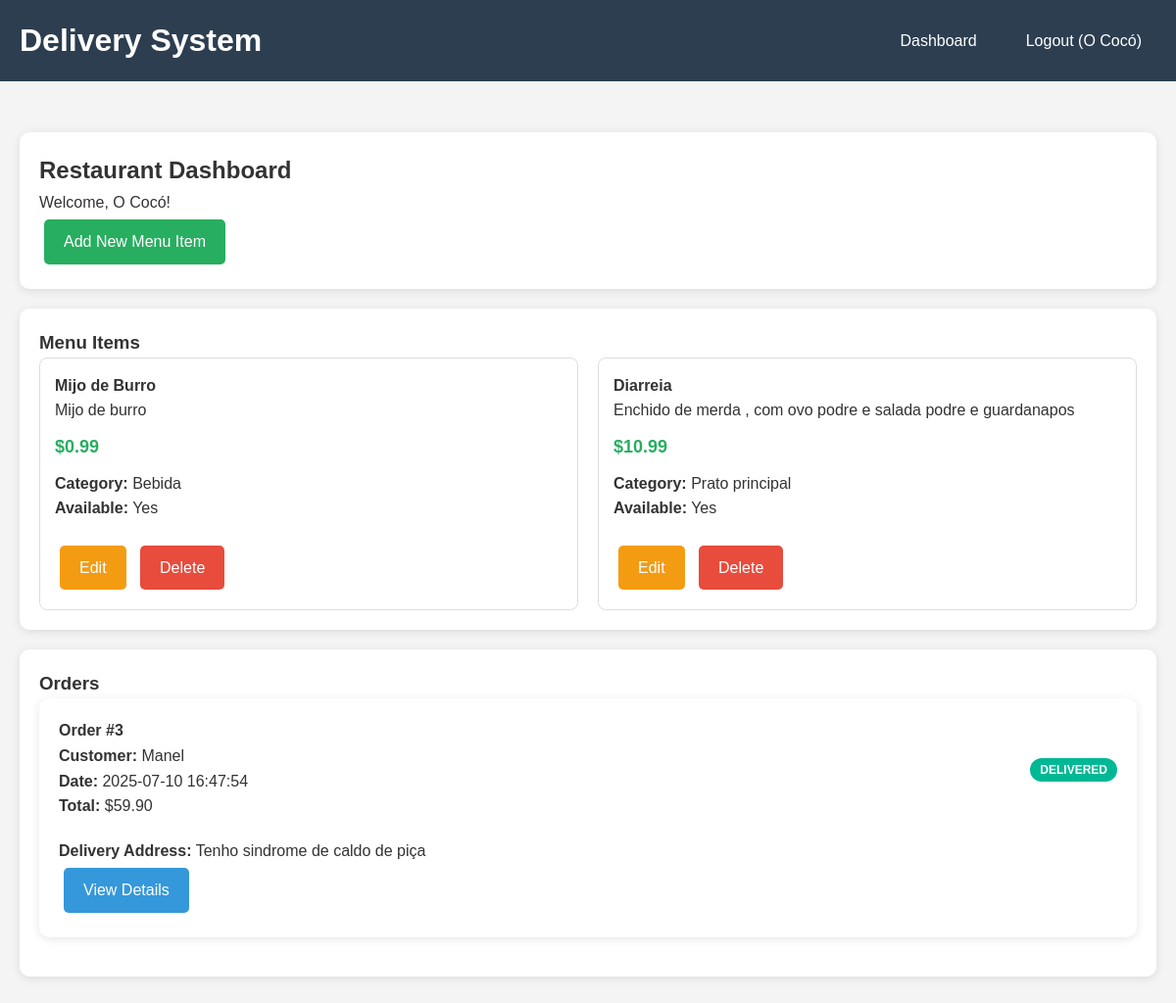
Page /restaurant_dashboard (signed in) on the earlier database version.
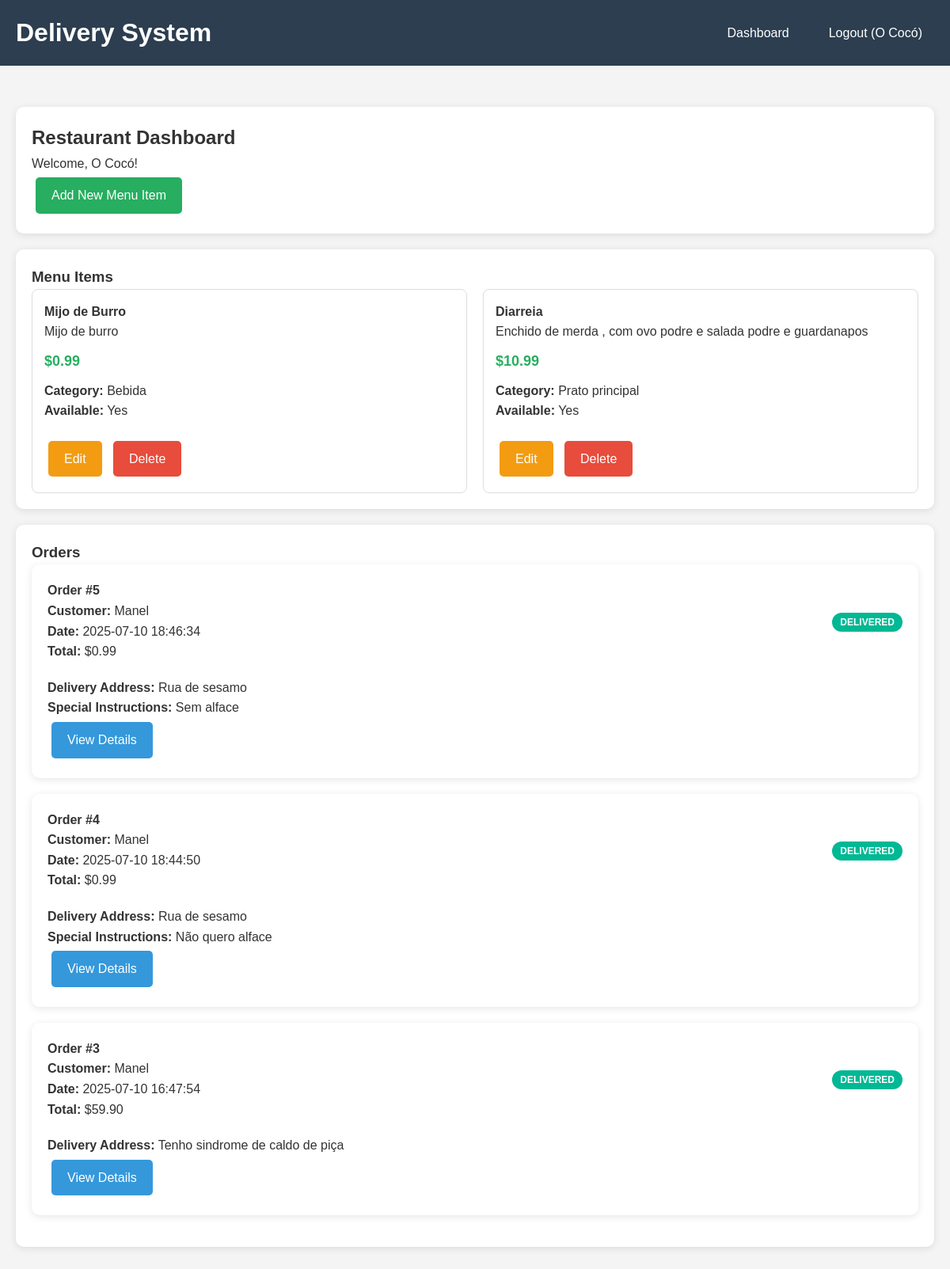
Same page on the later database version.
### tables this page shows
CREATE TABLE users (
        id INTEGER PRIMARY KEY AUTOINCREMENT,
        username TEXT UNIQUE NOT NULL,
        email TEXT UNIQUE NOT NULL,
        password_hash TEXT NOT NULL,
        user_type TEXT NOT NULL CHECK (user_type IN ('customer', 'restaurant')),
        phone TEXT,
        address TEXT,
        restaurant_name TEXT,
        restaurant_description TEXT,
        created_at TIMESTAMP DEFAULT CURRENT_TIMESTAMP
    );

CREATE TABLE menu_items (
        id INTEGER PRIMARY KEY AUTOINCREMENT,
        restaurant_id INTEGER NOT NULL,
        name TEXT NOT NULL,
        description TEXT,
        price REAL NOT NULL,
        category TEXT,
        available BOOLEAN DEFAULT 1,
        created_at TIMESTAMP DEFAULT CURRENT_TIMESTAMP,
        FOREIGN KEY (restaurant_id) REFERENCES users (id)
    );

CREATE TABLE orders (
        id INTEGER PRIMARY KEY AUTOINCREMENT,
        customer_id INTEGER NOT NULL,
        restaurant_id INTEGER NOT NULL,
        total_amount REAL NOT NULL,
        status TEXT DEFAULT 'pending' CHECK (status IN ('pending', 'confirmed', 'preparing', 'out_for_delivery', 'delivered', 'cancelled')),
        delivery_address TEXT NOT NULL,
        order_date TIMESTAMP DEFAULT CURRENT_TIMESTAMP, observations TEXT,
        FOREIGN KEY (customer_id) REFERENCES users (id),
        FOREIGN KEY (restaurant_id) REFERENCES users (id)
    );

### app.py (the view)
    def decorated_function(*args, **kwargs):
        if 'user_id' not in session:
            return redirect(url_for('login'))
        user = get_user_by_id(session['user_id'])
        if user['user_type'] != 'restaurant':
            flash('Access denied. Restaurant account required.')
            return redirect(url_for('dashboard'))
        return f(*args, **kwargs)

### app.py (called while the page is built)
def get_db_connection():
    conn = sqlite3.connect('delivery_system.db')
    conn.row_factory = sqlite3.Row
    return conn

def get_user_by_id(user_id):
    conn = get_db_connection()
    user = conn.execute('SELECT * FROM users WHERE id = ?', (user_id,)).fetchone()
    conn.close()
    return user

def restaurant_required(f):
    def decorated_function(*args, **kwargs):
        if 'user_id' not in session:
            return redirect(url_for('login'))
        user = get_user_by_id(session['user_id'])
        if user['user_type'] != 'restaurant':
            flash('Access denied. Restaurant account required.')
            return redirect(url_for('dashboard'))
        return f(*args, **kwargs)
    decorated_function.__name__ = f.__name__
    return decorated_function

@app.route('/restaurant_dashboard')
@restaurant_required
def restaurant_dashboard():
    conn = get_db_connection()
    menu_items = conn.execute('''SELECT * FROM menu_items
                                WHERE restaurant_id = ?
                                ORDER BY category, name''', (session['user_id'],)).fetchall()
    orders = conn.execute('''SELECT o.*, u.username as customer_username
                            FROM orders o
                            JOIN users u ON o.customer_id = u.id
                            WHERE o.restaurant_id = ?
                            ORDER BY o.order_date DESC''', (session['user_id'],)).fetchall()
    conn.close()
    return render_template('restaurant_dashboard.html', menu_items=menu_items, orders=orders)

### templates/restaurant_dashboard.html (shortened to what this page needs)
{% extends "base.html" %}
{% block content %}
<div class="card">
    <h2>Restaurant Dashboard</h2>
    <p>Welcome, {{ session.username }}!</p>
    <a href="{{ url_for('add_menu_item') }}" class="btn btn-success">Add New Menu Item</a>
</div>
<div class="card">
    <h3>Menu Items</h3>
    {% if menu_items %}
    <div class="grid">
        {% for item in menu_items %}
        <div class="menu-item">
            <h4>{{ item.name }}</h4>
            {% if item.description %}
            <p>{{ item.description }}</p>
            {% endif %}
            <div class="price">${{ "%.2f"|format(item.price) }}</div>
            {% if item.category %}
            <p><strong>Category:</strong> {{ item.category }}</p>
            {% endif %}
            <p><strong>Available:</strong> {{ "Yes" if item.available else "No" }}</p>
            <div class="mt-20">
                <a href="{{ url_for('edit_menu_item', item_id=item.id) }}" class="btn btn-warning">Edit</a>
                <a href="{{ url_for('delete_menu_item', item_id=item.id) }}" class="btn btn-danger"
                    onclick="return confirm('Are you sure you want to delete this item?')">Delete</a>
            </div>
        </div>
        {% endfor %}
    </div>
    {% else %}
    <p>No menu items yet. <a href="{{ url_for('add_menu_item') }}">Add your first menu item</a></p>
    {% endif %}
</div>
<div class="card">
    <h3>Orders</h3>
    {% if orders %}
    {% for order in orders %}
    <div class="card">
        <div style="display: flex; justify-content: space-between; align-items: center;">
            <div>
                <h4>Order #{{ order.id }}</h4>
                <p><strong>Customer:</strong> {{ order.customer_username }}</p>
                <p><strong>Date:</strong> {{ order.order_date }}</p>
                <p><strong>Total:</strong> ${{ "%.2f"|format(order.total_amount) }}</p>
            </div>
            <div>
                <span class="status status-{{ order.status }}">{{ order.status.replace('_', ' ') }}</span>
            </div>
        </div>
        <div class="mt-20">
            <p><strong>Delivery Address:</strong> {{ order.delivery_address }}</p>
            {% if order.observations %}
            <p><strong>Special Instructions:</strong> {{ order.observations }}</p>
            {% endif %}
            <a href="{{ url_for('order_details', order_id=order.id) }}" class="btn">View Details</a>
        </div>
    </div>
    {% endfor %}
    {% else %}
    <p>No orders yet.</p>
    {% endif %}
</div>
{% endblock %}

### templates/base.html (shortened to what this page needs)
<!DOCTYPE html>
<html lang="en">
<head>
</head>
<body>
    <header>
        <div class="header-content">
            <h1><a href="/" style="color: white; text-decoration: none;">Delivery System</a></h1>
            <nav>
                <ul>
                    {% if session.user_id %}
                    <li><a href="{{ url_for('dashboard') }}">Dashboard</a></li>
                    <li><a href="{{ url_for('logout') }}">Logout ({{ session.username }})</a></li>
                    {% else %}
                    <li><a href="{{ url_for('login') }}">Login</a></li>
                    <li><a href="{{ url_for('register') }}">Register</a></li>
                    {% endif %}
                </ul>
            </nav>
        </div>
    </header>
    <div class="container">
        {% block content %}{% endblock %}
    </div>
</body>
</html>

### templates/base.html (style rules this page uses)
* { margin: 0; padding: 0; box-sizing: border-box; }
body { font-family: Arial, sans-serif; line-height: 1.6; color: #333; background-color: #f4f4f4; }
.container { max-width: 1200px; margin: 0 auto; padding: 20px; }
header { background-color: #2c3e50; color: white; padding: 1rem 0; margin-bottom: 2rem; }
.header-content { display: flex; justify-content: space-between; align-items: center; max-width: 1200px; margin: 0 auto; padding: 0 20px; }
nav ul { list-style: none; display: flex; gap: 20px; }
nav a { color: white; text-decoration: none; padding: 10px 15px; border-radius: 5px; transition: background-color 0.3s; }
.card { background: white; border-radius: 10px; padding: 20px; margin-bottom: 20px; box-shadow: 0 2px 10px rgba(0, 0, 0, 0.1); }
.btn { background-color: #3498db; color: white; padding: 10px 20px; border: none; border-radius: 5px; cursor: pointer; text-decoration: none; display: inline-block; margin: 5px; transition: background-color 0.3s; }
.btn-success { background-color: #27ae60; }
.btn-warning { background-color: #f39c12; }
.btn-danger { background-color: #e74c3c; }
.grid { display: grid; grid-template-columns: repeat(auto-fit, minmax(300px, 1fr)); gap: 20px; }
.menu-item { border: 1px solid #ddd; border-radius: 8px; padding: 15px; background: white; }
.price { font-size: 18px; font-weight: bold; color: #27ae60; margin: 10px 0; }
.status { padding: 5px 10px; border-radius: 15px; font-size: 12px; font-weight: bold; text-transform: uppercase; }
.status-delivered { background-color: #00b894; color: white; }
.mt-20 { margin-top: 20px; }

Differences in the rows shown:
added orders: id "5", customer_username "Manel", order_date "2025-07-10 18:46:34", total_amount "0.99", status.replace "DELIVERED", delivery_address "Rua de sesamo", observations "Sem alface"
added orders: id "4", customer_username "Manel", order_date "2025-07-10 18:44:50", total_amount "0.99", status.replace "DELIVERED", delivery_address "Rua de sesamo", observations "Não quero alface"
